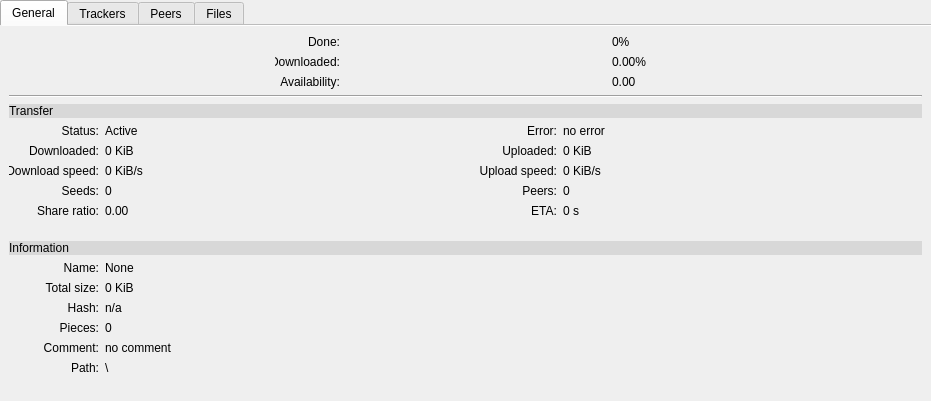
<?xml version="1.0" encoding="UTF-8"?>
<ui version="4.0">
 <author>Miller</author>
 <class>TabWidget_Details</class>
 <widget class="QTabWidget" name="TabWidget_Details">
  <property name="geometry">
   <rect>
    <x>0</x>
    <y>0</y>
    <width>931</width>
    <height>401</height>
   </rect>
  </property>
  <property name="sizePolicy">
   <sizepolicy hsizetype="Preferred" vsizetype="Preferred">
    <horstretch>0</horstretch>
    <verstretch>0</verstretch>
   </sizepolicy>
  </property>
  <property name="minimumSize">
   <size>
    <width>0</width>
    <height>0</height>
   </size>
  </property>
  <property name="maximumSize">
   <size>
    <width>16777215</width>
    <height>16777215</height>
   </size>
  </property>
  <property name="windowTitle">
   <string>TabWidget</string>
  </property>
  <property name="autoFillBackground">
   <bool>false</bool>
  </property>
  <property name="styleSheet">
   <string notr="true"/>
  </property>
  <property name="currentIndex">
   <number>0</number>
  </property>
  <property name="documentMode">
   <bool>true</bool>
  </property>
  <widget class="QWidget" name="tab_General">
   <attribute name="icon">
    <iconset resource="Aria2cRemote.qrc">
     <normaloff>:/icon/info.png</normaloff>:/icon/info.png</iconset>
   </attribute>
   <attribute name="title">
    <string>General</string>
   </attribute>
   <layout class="QVBoxLayout" name="verticalLayout_20">
    <item>
     <layout class="QHBoxLayout" name="horizontalLayout_Progress">
      <item>
       <widget class="QLabel" name="label_Done_Text">
        <property name="maximumSize">
         <size>
          <width>65</width>
          <height>16777215</height>
         </size>
        </property>
        <property name="text">
         <string>Done:</string>
        </property>
        <property name="alignment">
         <set>Qt::AlignRight|Qt::AlignTrailing|Qt::AlignVCenter</set>
        </property>
       </widget>
      </item>
      <item>
       <widget class="QLabel" name="label_ProgressPercent_text">
        <property name="minimumSize">
         <size>
          <width>0</width>
          <height>0</height>
         </size>
        </property>
        <property name="maximumSize">
         <size>
          <width>42</width>
          <height>16777215</height>
         </size>
        </property>
        <property name="text">
         <string>0%</string>
        </property>
       </widget>
      </item>
     </layout>
    </item>
    <item>
     <layout class="QHBoxLayout" name="horizontalLayout_Pieces">
      <item>
       <widget class="QLabel" name="label_DownloadedPercent_Text">
        <property name="maximumSize">
         <size>
          <width>65</width>
          <height>16777215</height>
         </size>
        </property>
        <property name="text">
         <string>Downloaded:</string>
        </property>
        <property name="alignment">
         <set>Qt::AlignRight|Qt::AlignTrailing|Qt::AlignVCenter</set>
        </property>
       </widget>
      </item>
      <item>
       <widget class="QLabel" name="label_DownloadPercent_Text">
        <property name="minimumSize">
         <size>
          <width>0</width>
          <height>0</height>
         </size>
        </property>
        <property name="maximumSize">
         <size>
          <width>42</width>
          <height>16777215</height>
         </size>
        </property>
        <property name="text">
         <string>0.00%</string>
        </property>
       </widget>
      </item>
     </layout>
    </item>
    <item>
     <layout class="QHBoxLayout" name="horizontalLayout_Availability">
      <item>
       <widget class="QLabel" name="label_Availability_Text">
        <property name="maximumSize">
         <size>
          <width>65</width>
          <height>16777215</height>
         </size>
        </property>
        <property name="text">
         <string>Availability:</string>
        </property>
        <property name="alignment">
         <set>Qt::AlignRight|Qt::AlignTrailing|Qt::AlignVCenter</set>
        </property>
       </widget>
      </item>
      <item>
       <widget class="QLabel" name="label_AvailabilityPercent">
        <property name="minimumSize">
         <size>
          <width>0</width>
          <height>0</height>
         </size>
        </property>
        <property name="maximumSize">
         <size>
          <width>42</width>
          <height>16777215</height>
         </size>
        </property>
        <property name="text">
         <string>0.00</string>
        </property>
       </widget>
      </item>
     </layout>
    </item>
    <item>
     <widget class="Line" name="line">
      <property name="orientation">
       <enum>Qt::Horizontal</enum>
      </property>
     </widget>
    </item>
    <item>
     <layout class="QVBoxLayout" name="verticalLayout">
      <item>
       <widget class="QLabel" name="label_Transfer">
        <property name="styleSheet">
         <string notr="true">font: 75 13pt &quot;MS Shell Dlg 2&quot;;
background-color: rgb(216, 216, 216);</string>
        </property>
        <property name="text">
         <string>Transfer</string>
        </property>
        <property name="textFormat">
         <enum>Qt::RichText</enum>
        </property>
       </widget>
      </item>
      <item>
       <layout class="QHBoxLayout" name="horizontalLayout_2">
        <item>
         <layout class="QVBoxLayout" name="verticalLayout_2">
          <item>
           <widget class="QLabel" name="label_Status_Text">
            <property name="minimumSize">
             <size>
              <width>90</width>
              <height>0</height>
             </size>
            </property>
            <property name="maximumSize">
             <size>
              <width>90</width>
              <height>16777215</height>
             </size>
            </property>
            <property name="text">
             <string>Status:</string>
            </property>
            <property name="alignment">
             <set>Qt::AlignRight|Qt::AlignTrailing|Qt::AlignVCenter</set>
            </property>
           </widget>
          </item>
          <item>
           <widget class="QLabel" name="label_Downloaded_Text">
            <property name="minimumSize">
             <size>
              <width>90</width>
              <height>0</height>
             </size>
            </property>
            <property name="maximumSize">
             <size>
              <width>90</width>
              <height>16777215</height>
             </size>
            </property>
            <property name="text">
             <string>Downloaded:</string>
            </property>
            <property name="alignment">
             <set>Qt::AlignRight|Qt::AlignTrailing|Qt::AlignVCenter</set>
            </property>
           </widget>
          </item>
          <item>
           <widget class="QLabel" name="label_DownloadSpeed_Text">
            <property name="minimumSize">
             <size>
              <width>90</width>
              <height>0</height>
             </size>
            </property>
            <property name="maximumSize">
             <size>
              <width>90</width>
              <height>16777215</height>
             </size>
            </property>
            <property name="text">
             <string>Download speed:</string>
            </property>
            <property name="alignment">
             <set>Qt::AlignRight|Qt::AlignTrailing|Qt::AlignVCenter</set>
            </property>
           </widget>
          </item>
          <item>
           <widget class="QLabel" name="label_Seeds_Text">
            <property name="minimumSize">
             <size>
              <width>90</width>
              <height>0</height>
             </size>
            </property>
            <property name="maximumSize">
             <size>
              <width>90</width>
              <height>16777215</height>
             </size>
            </property>
            <property name="text">
             <string>Seeds:</string>
            </property>
            <property name="alignment">
             <set>Qt::AlignRight|Qt::AlignTrailing|Qt::AlignVCenter</set>
            </property>
           </widget>
          </item>
          <item>
           <widget class="QLabel" name="label_ShareRatio_Text">
            <property name="minimumSize">
             <size>
              <width>90</width>
              <height>0</height>
             </size>
            </property>
            <property name="maximumSize">
             <size>
              <width>90</width>
              <height>16777215</height>
             </size>
            </property>
            <property name="text">
             <string>Share ratio:</string>
            </property>
            <property name="alignment">
             <set>Qt::AlignRight|Qt::AlignTrailing|Qt::AlignVCenter</set>
            </property>
           </widget>
          </item>
          <item>
           <spacer name="verticalSpacer">
            <property name="orientation">
             <enum>Qt::Vertical</enum>
            </property>
            <property name="sizeHint" stdset="0">
             <size>
              <width>20</width>
              <height>40</height>
             </size>
            </property>
           </spacer>
          </item>
         </layout>
        </item>
        <item>
         <layout class="QVBoxLayout" name="verticalLayout_8">
          <item>
           <widget class="QLabel" name="label_Status">
            <property name="text">
             <string>Active</string>
            </property>
           </widget>
          </item>
          <item>
           <widget class="QLabel" name="label_Downloaded">
            <property name="text">
             <string>0 KiB</string>
            </property>
           </widget>
          </item>
          <item>
           <widget class="QLabel" name="label_DownloadSpeed">
            <property name="text">
             <string>0 KiB/s</string>
            </property>
           </widget>
          </item>
          <item>
           <widget class="QLabel" name="label_Seeds">
            <property name="text">
             <string>0</string>
            </property>
           </widget>
          </item>
          <item>
           <widget class="QLabel" name="label_SharedRatio">
            <property name="text">
             <string>0.00</string>
            </property>
           </widget>
          </item>
          <item>
           <spacer name="verticalSpacer_4">
            <property name="orientation">
             <enum>Qt::Vertical</enum>
            </property>
            <property name="sizeHint" stdset="0">
             <size>
              <width>20</width>
              <height>40</height>
             </size>
            </property>
           </spacer>
          </item>
         </layout>
        </item>
        <item>
         <spacer name="horizontalSpacer">
          <property name="orientation">
           <enum>Qt::Horizontal</enum>
          </property>
          <property name="sizeHint" stdset="0">
           <size>
            <width>40</width>
            <height>20</height>
           </size>
          </property>
         </spacer>
        </item>
        <item>
         <layout class="QVBoxLayout" name="verticalLayout_11">
          <item>
           <widget class="QLabel" name="label_Error_Text_2">
            <property name="minimumSize">
             <size>
              <width>90</width>
              <height>0</height>
             </size>
            </property>
            <property name="maximumSize">
             <size>
              <width>90</width>
              <height>16777215</height>
             </size>
            </property>
            <property name="text">
             <string>Error:</string>
            </property>
            <property name="alignment">
             <set>Qt::AlignRight|Qt::AlignTrailing|Qt::AlignVCenter</set>
            </property>
           </widget>
          </item>
          <item>
           <widget class="QLabel" name="label_Uploaded_Text">
            <property name="minimumSize">
             <size>
              <width>90</width>
              <height>0</height>
             </size>
            </property>
            <property name="maximumSize">
             <size>
              <width>90</width>
              <height>16777215</height>
             </size>
            </property>
            <property name="text">
             <string>Uploaded:</string>
            </property>
            <property name="alignment">
             <set>Qt::AlignRight|Qt::AlignTrailing|Qt::AlignVCenter</set>
            </property>
           </widget>
          </item>
          <item>
           <widget class="QLabel" name="label_UploadSpeed_Text">
            <property name="minimumSize">
             <size>
              <width>90</width>
              <height>0</height>
             </size>
            </property>
            <property name="maximumSize">
             <size>
              <width>90</width>
              <height>16777215</height>
             </size>
            </property>
            <property name="text">
             <string>Upload speed:</string>
            </property>
            <property name="alignment">
             <set>Qt::AlignRight|Qt::AlignTrailing|Qt::AlignVCenter</set>
            </property>
           </widget>
          </item>
          <item>
           <widget class="QLabel" name="label_Peers_Text">
            <property name="minimumSize">
             <size>
              <width>90</width>
              <height>0</height>
             </size>
            </property>
            <property name="maximumSize">
             <size>
              <width>90</width>
              <height>16777215</height>
             </size>
            </property>
            <property name="text">
             <string>Peers:</string>
            </property>
            <property name="alignment">
             <set>Qt::AlignRight|Qt::AlignTrailing|Qt::AlignVCenter</set>
            </property>
           </widget>
          </item>
          <item>
           <widget class="QLabel" name="label_ETA_Text">
            <property name="minimumSize">
             <size>
              <width>90</width>
              <height>0</height>
             </size>
            </property>
            <property name="maximumSize">
             <size>
              <width>90</width>
              <height>16777215</height>
             </size>
            </property>
            <property name="text">
             <string>ETA:</string>
            </property>
            <property name="alignment">
             <set>Qt::AlignRight|Qt::AlignTrailing|Qt::AlignVCenter</set>
            </property>
           </widget>
          </item>
          <item>
           <spacer name="verticalSpacer_2">
            <property name="orientation">
             <enum>Qt::Vertical</enum>
            </property>
            <property name="sizeHint" stdset="0">
             <size>
              <width>20</width>
              <height>40</height>
             </size>
            </property>
           </spacer>
          </item>
         </layout>
        </item>
        <item>
         <layout class="QVBoxLayout" name="verticalLayout_10">
          <item>
           <widget class="QLabel" name="label_Error">
            <property name="text">
             <string>no error</string>
            </property>
           </widget>
          </item>
          <item>
           <widget class="QLabel" name="label_Uploaded">
            <property name="text">
             <string>0 KiB</string>
            </property>
           </widget>
          </item>
          <item>
           <widget class="QLabel" name="label_UploadSpeed">
            <property name="text">
             <string>0 KiB/s</string>
            </property>
           </widget>
          </item>
          <item>
           <widget class="QLabel" name="label_Peers">
            <property name="text">
             <string>0</string>
            </property>
           </widget>
          </item>
          <item>
           <widget class="QLabel" name="label_ETA">
            <property name="text">
             <string>0 s</string>
            </property>
           </widget>
          </item>
          <item>
           <spacer name="verticalSpacer_5">
            <property name="orientation">
             <enum>Qt::Vertical</enum>
            </property>
            <property name="sizeHint" stdset="0">
             <size>
              <width>20</width>
              <height>40</height>
             </size>
            </property>
           </spacer>
          </item>
         </layout>
        </item>
        <item>
         <spacer name="horizontalSpacer_3">
          <property name="orientation">
           <enum>Qt::Horizontal</enum>
          </property>
          <property name="sizeHint" stdset="0">
           <size>
            <width>40</width>
            <height>20</height>
           </size>
          </property>
         </spacer>
        </item>
       </layout>
      </item>
     </layout>
    </item>
    <item>
     <layout class="QVBoxLayout" name="verticalLayout_12">
      <item>
       <widget class="QLabel" name="label_Information">
        <property name="styleSheet">
         <string notr="true">font: 75 13pt &quot;MS Shell Dlg 2&quot;;
background-color: rgb(216, 216, 216);</string>
        </property>
        <property name="text">
         <string>Information</string>
        </property>
        <property name="textFormat">
         <enum>Qt::RichText</enum>
        </property>
       </widget>
      </item>
      <item>
       <layout class="QHBoxLayout" name="horizontalLayout_5">
        <item>
         <layout class="QVBoxLayout" name="verticalLayout_19">
          <item>
           <widget class="QLabel" name="label_Name_Text">
            <property name="minimumSize">
             <size>
              <width>90</width>
              <height>0</height>
             </size>
            </property>
            <property name="maximumSize">
             <size>
              <width>90</width>
              <height>16777215</height>
             </size>
            </property>
            <property name="text">
             <string>Name:</string>
            </property>
            <property name="alignment">
             <set>Qt::AlignRight|Qt::AlignTrailing|Qt::AlignVCenter</set>
            </property>
           </widget>
          </item>
          <item>
           <widget class="QLabel" name="label_TotalSize_Text">
            <property name="minimumSize">
             <size>
              <width>90</width>
              <height>0</height>
             </size>
            </property>
            <property name="maximumSize">
             <size>
              <width>90</width>
              <height>16777215</height>
             </size>
            </property>
            <property name="text">
             <string>Total size:</string>
            </property>
            <property name="alignment">
             <set>Qt::AlignRight|Qt::AlignTrailing|Qt::AlignVCenter</set>
            </property>
           </widget>
          </item>
          <item>
           <widget class="QLabel" name="label_Hash_Text">
            <property name="minimumSize">
             <size>
              <width>90</width>
              <height>0</height>
             </size>
            </property>
            <property name="maximumSize">
             <size>
              <width>90</width>
              <height>16777215</height>
             </size>
            </property>
            <property name="text">
             <string>Hash:</string>
            </property>
            <property name="alignment">
             <set>Qt::AlignRight|Qt::AlignTrailing|Qt::AlignVCenter</set>
            </property>
           </widget>
          </item>
          <item>
           <widget class="QLabel" name="label_Pieces_Text">
            <property name="minimumSize">
             <size>
              <width>90</width>
              <height>0</height>
             </size>
            </property>
            <property name="maximumSize">
             <size>
              <width>90</width>
              <height>16777215</height>
             </size>
            </property>
            <property name="text">
             <string>Pieces:</string>
            </property>
            <property name="alignment">
             <set>Qt::AlignRight|Qt::AlignTrailing|Qt::AlignVCenter</set>
            </property>
           </widget>
          </item>
          <item>
           <widget class="QLabel" name="label_Comment_Text">
            <property name="minimumSize">
             <size>
              <width>90</width>
              <height>0</height>
             </size>
            </property>
            <property name="maximumSize">
             <size>
              <width>90</width>
              <height>16777215</height>
             </size>
            </property>
            <property name="text">
             <string>Comment:</string>
            </property>
            <property name="alignment">
             <set>Qt::AlignRight|Qt::AlignTrailing|Qt::AlignVCenter</set>
            </property>
           </widget>
          </item>
          <item>
           <widget class="QLabel" name="label_Path_text">
            <property name="minimumSize">
             <size>
              <width>90</width>
              <height>0</height>
             </size>
            </property>
            <property name="maximumSize">
             <size>
              <width>90</width>
              <height>16777215</height>
             </size>
            </property>
            <property name="text">
             <string>Path:</string>
            </property>
            <property name="alignment">
             <set>Qt::AlignRight|Qt::AlignTrailing|Qt::AlignVCenter</set>
            </property>
           </widget>
          </item>
          <item>
           <spacer name="verticalSpacer_7">
            <property name="orientation">
             <enum>Qt::Vertical</enum>
            </property>
            <property name="sizeHint" stdset="0">
             <size>
              <width>20</width>
              <height>40</height>
             </size>
            </property>
           </spacer>
          </item>
         </layout>
        </item>
        <item>
         <layout class="QVBoxLayout" name="verticalLayout_18">
          <item>
           <widget class="QLabel" name="label_Name">
            <property name="text">
             <string>None</string>
            </property>
           </widget>
          </item>
          <item>
           <widget class="QLabel" name="label_TotalSize">
            <property name="text">
             <string>0 KiB</string>
            </property>
           </widget>
          </item>
          <item>
           <widget class="QLabel" name="label_Hash">
            <property name="text">
             <string>n/a</string>
            </property>
           </widget>
          </item>
          <item>
           <widget class="QLabel" name="label_Pieces">
            <property name="text">
             <string>0</string>
            </property>
           </widget>
          </item>
          <item>
           <widget class="QLabel" name="label_Comment">
            <property name="text">
             <string>no comment</string>
            </property>
           </widget>
          </item>
          <item>
           <widget class="QLabel" name="label_Path">
            <property name="text">
             <string>\</string>
            </property>
           </widget>
          </item>
          <item>
           <spacer name="verticalSpacer_10">
            <property name="orientation">
             <enum>Qt::Vertical</enum>
            </property>
            <property name="sizeHint" stdset="0">
             <size>
              <width>20</width>
              <height>40</height>
             </size>
            </property>
           </spacer>
          </item>
         </layout>
        </item>
        <item>
         <spacer name="horizontalSpacer_6">
          <property name="orientation">
           <enum>Qt::Horizontal</enum>
          </property>
          <property name="sizeHint" stdset="0">
           <size>
            <width>40</width>
            <height>20</height>
           </size>
          </property>
         </spacer>
        </item>
       </layout>
      </item>
     </layout>
    </item>
   </layout>
  </widget>
  <widget class="QWidget" name="tab_Tracker">
   <attribute name="icon">
    <iconset resource="Aria2cRemote.qrc">
     <normaloff>:/icon/globe.png</normaloff>:/icon/globe.png</iconset>
   </attribute>
   <attribute name="title">
    <string>Trackers</string>
   </attribute>
   <layout class="QHBoxLayout" name="horizontalLayout_3">
    <item>
     <widget class="QTreeWidget" name="treeWidget_trackers">
      <property name="sizePolicy">
       <sizepolicy hsizetype="Preferred" vsizetype="Preferred">
        <horstretch>0</horstretch>
        <verstretch>0</verstretch>
       </sizepolicy>
      </property>
      <property name="alternatingRowColors">
       <bool>true</bool>
      </property>
      <property name="rootIsDecorated">
       <bool>false</bool>
      </property>
      <column>
       <property name="text">
        <string notr="true">Name</string>
       </property>
      </column>
     </widget>
    </item>
   </layout>
  </widget>
  <widget class="QWidget" name="tab_Peers">
   <attribute name="icon">
    <iconset resource="Aria2cRemote.qrc">
     <normaloff>:/icon/user.png</normaloff>:/icon/user.png</iconset>
   </attribute>
   <attribute name="title">
    <string>Peers</string>
   </attribute>
   <layout class="QHBoxLayout" name="horizontalLayout">
    <item>
     <widget class="QTreeWidget" name="treeWidget_Peers_Servers">
      <property name="sizePolicy">
       <sizepolicy hsizetype="Preferred" vsizetype="Preferred">
        <horstretch>0</horstretch>
        <verstretch>0</verstretch>
       </sizepolicy>
      </property>
      <property name="alternatingRowColors">
       <bool>true</bool>
      </property>
      <property name="rootIsDecorated">
       <bool>false</bool>
      </property>
      <property name="sortingEnabled">
       <bool>true</bool>
      </property>
      <column>
       <property name="text">
        <string notr="true">IP Address</string>
       </property>
      </column>
      <column>
       <property name="text">
        <string>Down speed</string>
       </property>
      </column>
      <column>
       <property name="text">
        <string>Up speed</string>
       </property>
      </column>
     </widget>
    </item>
   </layout>
  </widget>
  <widget class="QWidget" name="tab_Files">
   <attribute name="icon">
    <iconset resource="Aria2cRemote.qrc">
     <normaloff>:/icon/document.png</normaloff>:/icon/document.png</iconset>
   </attribute>
   <attribute name="title">
    <string>Files</string>
   </attribute>
   <layout class="QHBoxLayout" name="horizontalLayout_4">
    <item>
     <widget class="QTreeWidget" name="treeWidget_files">
      <property name="sizePolicy">
       <sizepolicy hsizetype="Preferred" vsizetype="Preferred">
        <horstretch>0</horstretch>
        <verstretch>0</verstretch>
       </sizepolicy>
      </property>
      <property name="alternatingRowColors">
       <bool>true</bool>
      </property>
      <property name="rootIsDecorated">
       <bool>false</bool>
      </property>
      <property name="sortingEnabled">
       <bool>true</bool>
      </property>
      <column>
       <property name="text">
        <string notr="true">Name</string>
       </property>
      </column>
      <column>
       <property name="text">
        <string>Size</string>
       </property>
      </column>
      <column>
       <property name="text">
        <string>Type</string>
       </property>
      </column>
     </widget>
    </item>
   </layout>
  </widget>
 </widget>
 <resources>
  <include location="Aria2cRemote.qrc"/>
 </resources>
 <connections/>
</ui>
